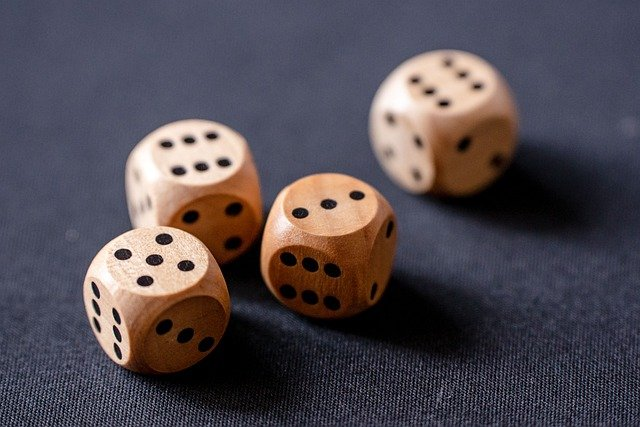
#> input picture uploads/cubes.jpg-1643217397600.jpeg, 640 x 427 px
$ python sobel.py ../uploads/cubes.jpg-1643217397600.jpeg out.png 5   (older library calls are emulated)
#> lines starting #> are read from the running program, lines starting #| are printed output that depends on the picture

import cv2
import numpy as np
import sys

image = cv2.imread(sys.argv[1], 0)
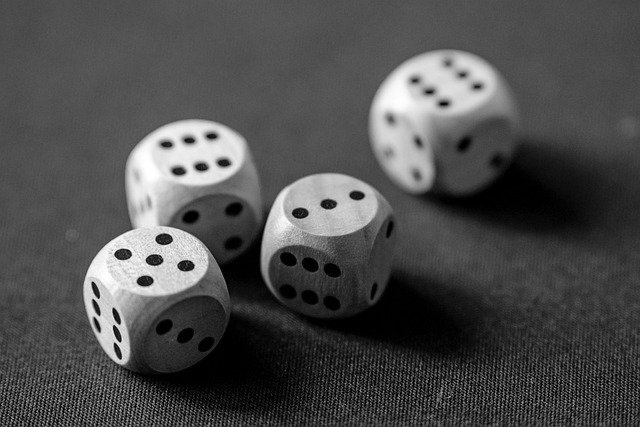
#> image: shape (427, 640); min 0, max 255, mean 77.4

direction = int(sys.argv[3])

#vertical 0
#horizonal 1

gradX = cv2.Sobel(image, cv2.CV_64F, 1, 0)
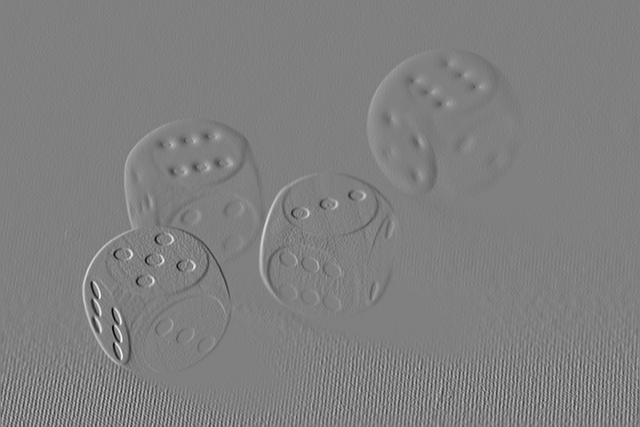
#> gradX: shape (427, 640) float64; min -875, max 867, mean -0.2; drawn with min black and max white
gradY = cv2.Sobel(image, cv2.CV_64F, 0, 1)
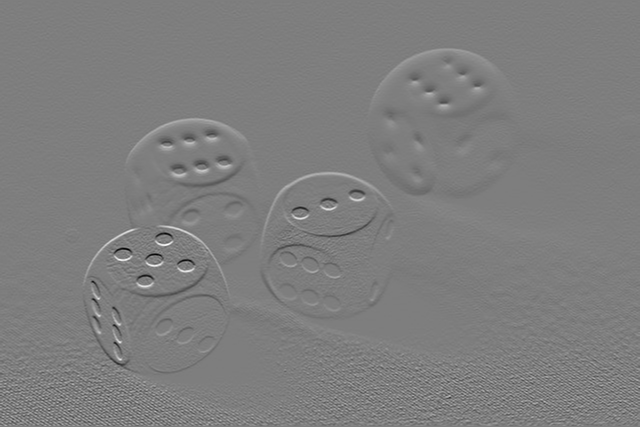
#> gradY: shape (427, 640) float64; min -874, max 889, mean -0.4; drawn with min black and max white

if(direction == 0):
    cv2.imwrite(sys.argv[2], gradX)
elif(direction == 1):
    cv2.imwrite(sys.argv[2], gradY)
else:
    cv2.imwrite(sys.argv[2], gradX+gradY)
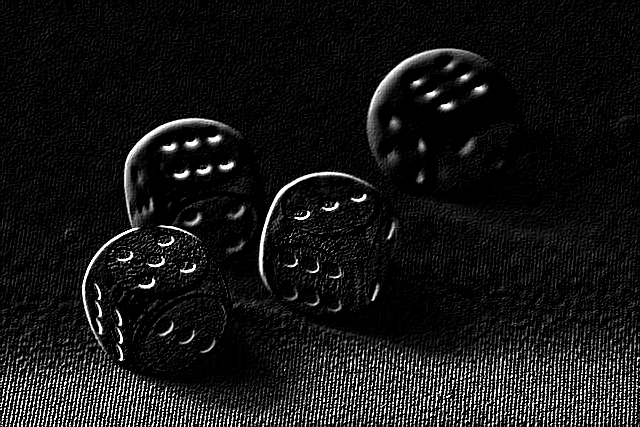
#> saved as out.png: shape (427, 640); min 0, max 255, mean 22.1
